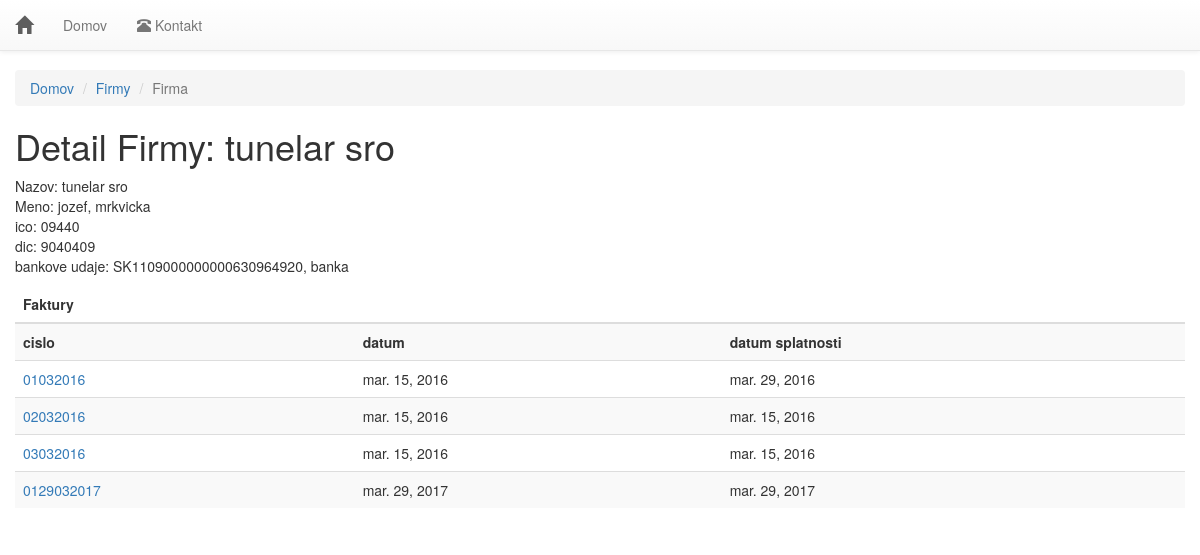
Page /firma/1/ (signed in) on the committed database.
### invoice/models.py (models this page shows, shortened)
class Firma(models.Model):
    id = models.AutoField(primary_key=True)
    db_uuid = models.UUIDField(unique=True, default=uuid.uuid4, editable=False)
    creator = models.ForeignKey(Login, blank=False, on_delete=models.CASCADE,)
    nazov = models.CharField(blank=False, max_length=200)
    meno = models.CharField(blank=False, max_length=50)
    priezvisko = models.CharField(blank=False, max_length=50)
    ico = models.CharField(blank=False, max_length=50)
    dic = models.CharField(blank=False, max_length=50)
    banka = models.CharField(blank=False, max_length=100)
    alphanumeric = RegexValidator(r'^[0-9a-zA-Z]*$', 'Zadajte cislo vo formate IBAN')
    cislo_uctu = models.CharField(blank=False, max_length=24, validators=[alphanumeric])
    banky = (
        ('', 'vyberte'),
        ('SUBASKBX', 'Všeobecná úverová banka, a. s.'),
        ('GIBASKBX', 'Slovenská sporiteľňa, a. s.'),
        ('TATRSKBX', 'Tatra banka, a. s.'),
        ('BREXSKBX', 'MBANK – BRE Bank SA, pobočka zahraničnej banky mBank v SR'),
        ('UNCRSKBX', 'UniCredit Bank Czech Republic and Slovakia, a. s., pobočka zahr. banky'),
        ('CEKOSKBX', 'ČSOB – Československá obchodná banka, a.s.'),
    )
    cislo_swift = models.CharField(max_length=8, choices=banky, default='', blank=False)
    platca_DPH = models.CharField(choices=[("20", "ano"), ("0", "nie")], max_length=2)
    telefon = models.CharField(max_length=50)
    adresa_ulica = models.CharField(max_length=200)
    adresa_mesto = models.CharField(max_length=90)
    adresa_PSC = models.CharField(max_length=20)
    def __str__(self):
        return self.nazov

class Faktura(models.Model):
    id = models.AutoField(primary_key=True)
    db_uuid = models.UUIDField(unique=True, default=uuid.uuid4, editable=False)
    owner = models.ForeignKey(Login, blank=False, on_delete=models.CASCADE,)
    creator = models.ForeignKey(Firma, blank=False, on_delete=models.CASCADE,)
    created_for = models.ForeignKey(Zakaznik, blank=False, on_delete=models.CASCADE,)
    cislo_faktury = models.CharField(blank=False, max_length=10)
    datum_vystavenia = models.DateField(blank=False)
    datum_splatnosti = models.DateField(blank=False)
    datum_dodania = models.DateField(blank=False)
    konstantny_symbol = models.CharField(blank=False, max_length=150)
    doprava = models.CharField(blank=True, max_length=150)
    uhradena = models.CharField(choices=[("1", "ano"), ("0", "nie")], max_length=1, default=0)
    komentar = models.TextField(max_length=3000)

### invoice/views.py (the view)
# urls.py: path('firma/', views.firmas_all, name='firmas_all'),
@login_required(login_url='/logmein/')
def firma(request, firma_id):
    firma = get_object_or_404(Firma, pk=firma_id)
    zoznam = Faktura.objects.filter(creator=firma.id)
    t = 'invoice/firma.html'
    c = {'firma': firma, 'zoznam': zoznam}
    return HttpResponse(render_to_string(t, c))

### templates/invoice/firma.html (shortened to what this page needs)
<!DOCTYPE html>
<html>
<head>
    {% include "invoice/head.html" %}
</head>
<body>
{% include "invoice/nav.html" %}
<div class="container-fluid">
    <ol class="breadcrumb">
        <li><a href="/">Domov</a></li>
        <li><a href="{% url 'invoice:firmas_all' %}">Firmy</a></li>
        <li class="active">Firma</li>
    </ol>
    <h1>Detail Firmy: {{firma}}</h1>
    <p>
        Nazov: {{firma.nazov}} <br/>
        Meno: {{firma.meno}}, {{firma.priezvisko}}<br/>
        ico: {{firma.ico}}<br/>
        dic: {{firma.dic}}<br/>
        bankove udaje: {{firma.cislo_uctu}}, {{firma.banka}}
    </p>
    {% if zoznam %}
    <div class="table-responsive">
        <table class="table table-striped table-hover">
            <thead>
            <tr>
                <th colspan="3">Faktury</th>
            </tr>
            </thead>
            <tbody>
            <tr>
                <th>cislo</th>
                <th>datum</th>
                <th>datum splatnosti</th>
            </tr>
            {% for x in zoznam.all %}
            <tr>
                <td><a href="{% url 'invoice:detail' x.id %}">{{x.cislo_faktury}}</a></td>
                <td>{{x.datum_vystavenia}}</td>
                <td>{{x.datum_splatnosti}}</td>
            </tr>
            {% endfor %}
            {% else %}
            <p>Ziaden zaznam.</p>
            {% endif %}
            </tbody>
        </table>
    </div>
</div>
</body>
</html>

### templates/invoice/head.html (style rules this page uses)
body { padding-top: 70px; }

### rows in the picture
Firma: nazov "tunelar sro", meno "jozef", priezvisko "mrkvicka", ico "09440", dic "9040409", cislo_uctu "SK1109000000000630964920", banka "banka"
Faktura: cislo_faktury "01032016", datum_vystavenia "mar. 15, 2016", datum_splatnosti "mar. 29, 2016"
Faktura: cislo_faktury "02032016", datum_vystavenia "mar. 15, 2016", datum_splatnosti "mar. 15, 2016"
Faktura: cislo_faktury "03032016", datum_vystavenia "mar. 15, 2016", datum_splatnosti "mar. 15, 2016"
Faktura: cislo_faktury "0129032017", datum_vystavenia "mar. 29, 2017", datum_splatnosti "mar. 29, 2017"
